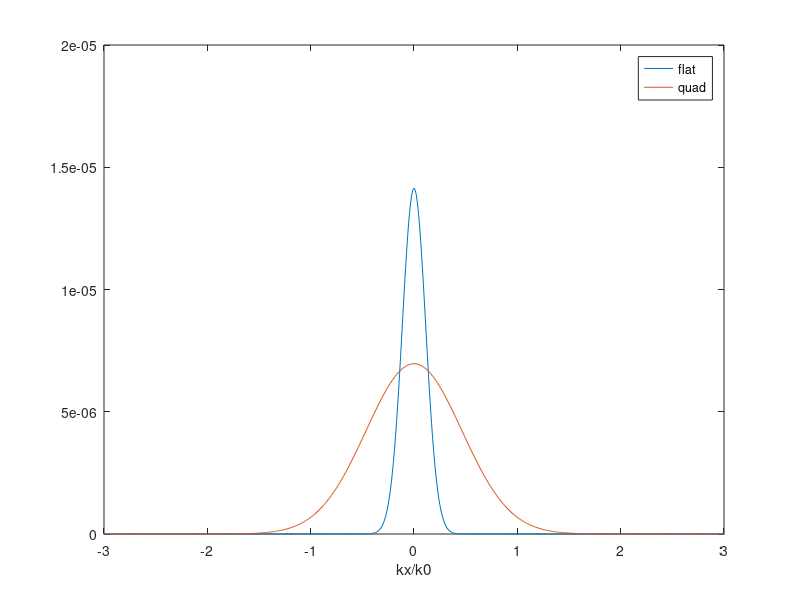
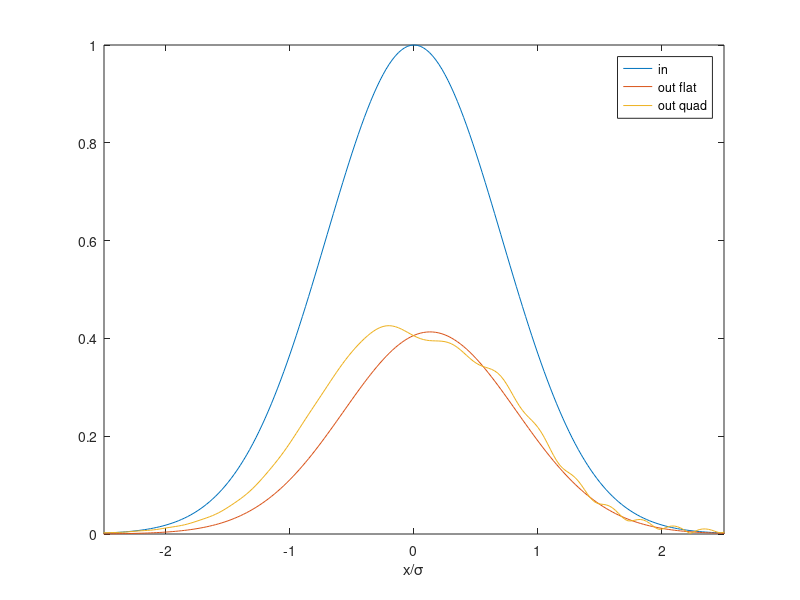

Here is the MATLAB script that generated these plots, in order:
addpath('/Users/luwang1/Documents/postdoc2/ICFO_postdoc2/projects/codes/Nonreciprocal_E_field_manipulation/Heat_transfer/my_plot_scheme');
addpath('/Users/luwang1/Documents/postdoc2/ICFO_postdoc2/projects/codes/Nonreciprocal_E_field_manipulation/Heat_transfer/my_plot_scheme/print_file');
clear all

lambda=10e-6;
k0=2*pi/lambda;
c=3e8;
%in the paper
%sigma=lambda;
sigma=2*lambda;
x=linspace(-25*sigma,25*sigma,2001);
dx=x(2)-x(1);
kx = 2*pi*(-(length(x)-1)/(2*length(x).*dx):1/(length(x)*dx):(length(x)-1)/(2*length(x)*dx));
dkx=kx(2)-kx(1);

phase_quadratic=exp(-1i*(x./(sigma/2)).^2);
E_x=exp(-(x./sigma).^2);
E_kx=fftshift(fft(ifftshift(E_x)))./(length(kx)*dkx/sqrt(2*pi));
E_kx_quad=fftshift(fft(ifftshift(E_x.*phase_quadratic)))./(length(kx)*dkx/sqrt(2*pi));
%--------------------------------
%add reflection
%--------------------------------
E_angle=kx./k0;

eps_d=1.5+0.3i;
eps_xz=1.5i;
epsv=eps_d-abs(eps_xz)^2/eps_d;
kz1=sqrt(epsv*k0^2-kx.^2);
kz0=sqrt(k0^2-kx.^2);
r_match=(kz0*epsv-kz1+kx.*eps_xz./eps_d)./(kz0*epsv+kz1-kx.*eps_xz./eps_d);
filter=exp(-(kx./k0).^8);

E_x_flat=fftshift(ifft(ifftshift(filter.*E_kx.*r_match))).*(length(kx)*dkx/(sqrt(2*pi)));
E_x_quad=fftshift(ifft(ifftshift(filter.*E_kx_quad.*r_match))).*(length(kx)*dkx/(sqrt(2*pi)));

figure
plot(kx./k0,abs(E_kx))
hold on
plot(kx./k0,abs(E_kx_quad))
xlim([-3,3])
legend('flat','quad')
xlabel('kx/k0')
figure
plot(x./sigma,abs(E_x))
hold on
plot(x./sigma,abs(E_x_flat))
hold on
plot(x./sigma,abs(E_x_quad))
xlim([-2.5,2.5])
legend('in','out flat','out quad')
xlabel('x/\sigma')
% figure
% plot(kx./k0,abs(E_kx))
% hold on
% plot(kx./k0,real(E_kx))
% xlabel('k_x/k_0')
